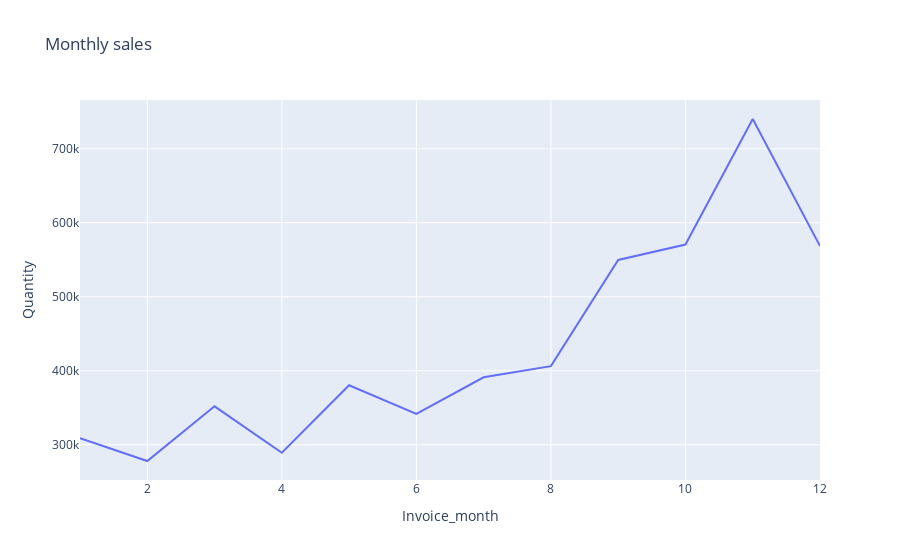

Source (notebook cell):
### Code cell
fig=px.line(df.groupby(by=['Invoice_month']).agg({'Quantity':'sum'}).reset_index(),x='Invoice_month',y='Quantity',title='Monthly sales')
fig.show()

### Figure 1 — Plotly figure (JSON) as saved in the notebook; plotly's stock layout.template omitted (floating-point values rounded to 4 significant figures)
{"data": [{"hovertemplate": "Invoice_month=%{x}<br>Quantity=%{y}<extra></extra>", "legendgroup": "", "line": {"color": "#636efa", "dash": "solid"}, "marker": {"symbol": "circle"}, "mode": "lines", "name": "", "orientation": "v", "showlegend": false, "type": "scatter", "x": [1, 2, 3, 4, 5, 6, 7, 8, 9, 10, 11, 12], "xaxis": "x", "y": [308966, 277989, 351872, 289098, 380391, 341623, 391116, 406199, 549817, 570532, 740286, 568561], "yaxis": "y"}], "layout": {"legend": {"tracegroupgap": 0}, "title": {"text": "Monthly sales"}, "xaxis": {"anchor": "y", "domain": [0, 1], "title": {"text": "Invoice_month"}}, "yaxis": {"anchor": "x", "domain": [0, 1], "title": {"text": "Quantity"}}}}
